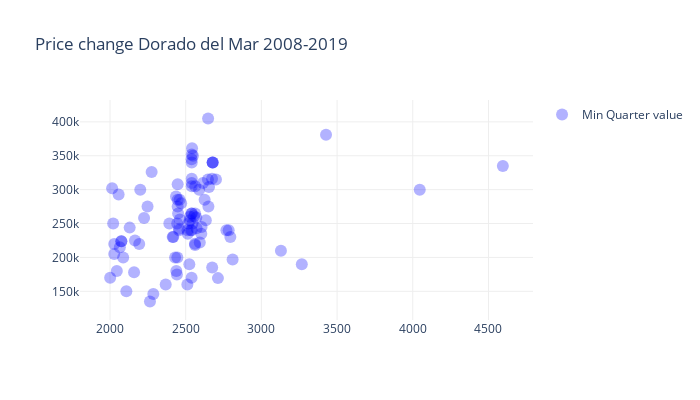

The notebook cell this image was saved under:
### Code cell
fig = go.Figure()
fig.add_trace(go.Scatter(x= comps['GLA(feet)'], 
                         y= comps['Sale price'],
                         mode='markers',
                         marker_color='blue',
                         marker_size=12,
                         marker_opacity=0.3,
                         name = 'Min Quarter value',
                        ),
             )
fig.update_layout(title_text='Price change Dorado del Mar 2008-2019',
                  width=700, height=400, plot_bgcolor='rgba(0,0,0,0)', showlegend=True,
                  yaxis=dict(gridcolor='#EEEEEE', nticks=10),
                  xaxis=dict(nticks=10, gridcolor='#EEEEEE', 
                             tickfont=dict(size=12)))
fig.show()

### Figure 1 — Plotly figure (JSON) as saved in the notebook; plotly's stock layout.template omitted (floating-point values rounded to 4 significant figures)
{"data": [{"marker": {"color": "blue", "opacity": 0.3, "size": 12}, "mode": "markers", "name": "Min Quarter value", "type": "scatter", "x": [2028, 2542, 2647, 2275, 2028, 2436, 2165, 2633, 2450, 2572, 2713, 4595, 2625, 2057, 2418, 2065, 2512, 2045, 4046, 2562, 2561, 2675, 2021, 2442, 2438, 2130, 2545, 2248, 3427, 2264, 2810, 2225, 2368, 3267, 2193, 2075, 2392, 2075, 2524, 2200, 2087, 2159, 3129, 2108, 2014, 2001, 2286, 2648, 2674, 2540, 2540, 2540, 2540, 2678, 2678, 2548, 2678, 2563, 2593, 2528, 2447, 2570, 2447, 2518, 2447, 2533, 2540, 2540, 2769, 2540, 2528, 2614, 2514, 2460, 2456, 2461, 2539, 2444, 2445, 2430, 2470, 2414, 2605, 2539, 2795, 2654, 2650, 2603, 2784, 2700, 2555, 2457, 2539, 2589, 2562, 2511], "y": [205000, 361000, 315000, 326000, 220000, 290000, 225000, 255000, 265000, 243000, 169500, 335000, 285000, 293000, 230000, 215000, 240000, 180000, 300000, 218500, 220100, 185000, 250000, 175000, 179900, 244000, 250000, 275000, 381000, 135000, 197000, 258300, 160000, 190000, 220000, 224000, 250000, 224000, 190000, 300000, 200000, 178000, 210000, 150000, 302000, 170000, 145900, 405000, 316000, 305000, 340000, 316000, 352000, 340000, 340000, 350000, 340000, 305000, 222000, 260000, 308000, 259000, 285000, 250000, 275000, 240000, 310000, 265000, 240000, 240000, 255000, 310000, 235000, 285000, 240000, 256000, 170000, 250000, 200000, 200000, 280000, 230000, 245000, 265000, 230000, 304000, 275000, 235000, 240000, 315000, 260640, 242500, 345000, 300000, 265000, 160000]}], "layout": {"height": 400, "plot_bgcolor": "rgba(0,0,0,0)", "showlegend": true, "title": {"text": "Price change Dorado del Mar 2008-2019"}, "width": 700, "xaxis": {"gridcolor": "#EEEEEE", "nticks": 10, "tickfont": {"size": 12}}, "yaxis": {"gridcolor": "#EEEEEE", "nticks": 10}}}
